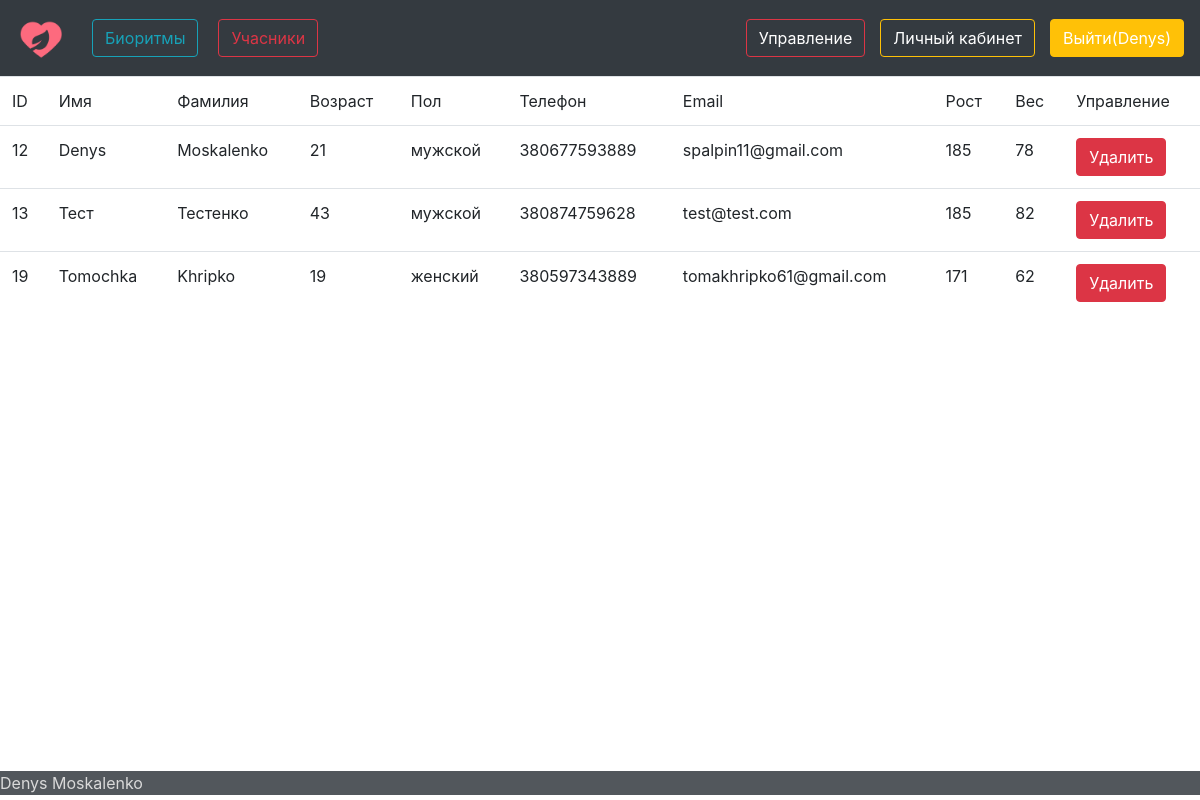
Before: /reduct/ (signed in) with the older database file.
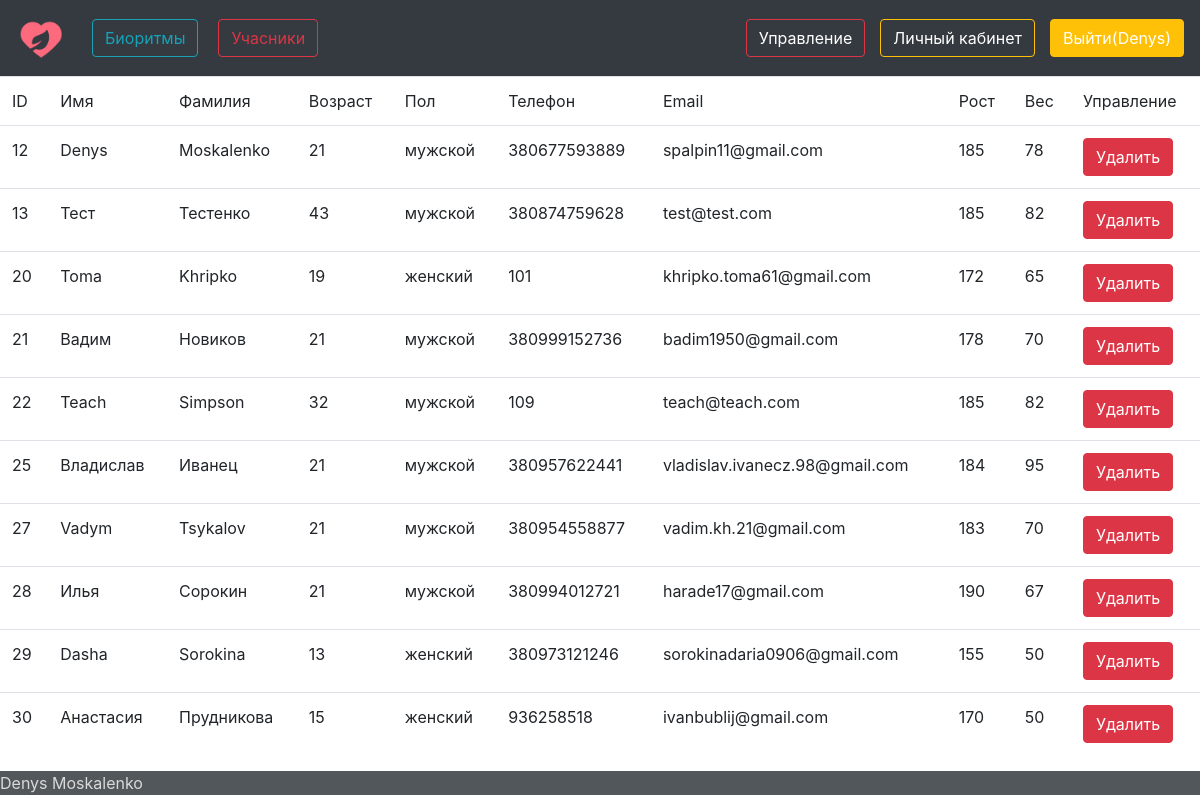
After: the same page with the newer database file.
### afront/models.py (models this page shows, shortened)
class Human(models.Model):
    name = models.CharField(max_length=50, verbose_name='Имя')
    surname = models.CharField(max_length=50, verbose_name='Фамилия')
    email = models.EmailField(max_length=50)
    phone = models.PositiveSmallIntegerField()
    age = models.PositiveSmallIntegerField()
    genders = (
        ('мужской', 'мужской'),
        ('женский', 'женский'),
    )
    gender = models.CharField(max_length=10, choices=genders)
    height = models.PositiveSmallIntegerField()
    weight = models.PositiveSmallIntegerField()

### afront/views.py (the view, shortened to what this page needs)
# urls.py: re_path('reduct/',views.Reduct.as_view()),
class Reduct(TemplateView):
    template_name = 'reduct.html'
    def get(self, request):
        if request.user.is_authenticated:
            all_users = Human.objects.all()
            ctx = {'all_users': all_users}
            return render(request, self.template_name, ctx)
        else:
            return render(request, self.template_name, {})

### afront/templates/reduct.html (shortened to what this page needs)
{% extends 'main.html' %}
{% block content %}
{% if user.is_authenticated and user.is_superuser%}
<table class="table table-hover">
 <thead class="thead-dark">
    <tr>
        <td>ID</td>
        <td>Имя</td>
        <td>Фамилия</td>
        <td>Возраст</td>
        <td>Пол</td>
        <td>Телефон</td>
        <td>Email</td>
        <td>Рост</td>
        <td>Вес</td>
        <td>Управление</td>
    </tr>
  </thead>
  <tbody>
    <tr>
        {% for human in all_users%}
        <td>{{human.id}}</td>
        <td>{{human.name}}</td>
        <td>{{human.surname}}</td>
        <td>{{human.age}}</td>
        <td>{{human.gender}}</td>
        <td>{{human.phone}}</td>
        <td>{{human.email}}</td>
        <td>{{human.height}}</td>
        <td>{{human.weight}}</td>
        <td ><form action="/reduct/" method="post"> {%csrf_token%} <button class="btn btn-danger" type="submit" name="delete" value="{{human.id}}">Удалить</button> </form>
        </td>
    </tr>
    {%endfor%}
  </tbody>
</table>
{%else%}
<h1> Вы не суперпользователь</h1>
{%endif%}
{% endblock %}

Changed rows visible on the page:
removed Human: id "19", name "Tomochka", surname "Khripko", age "19", gender "женский", phone "380597343889", email "tomakhripko61@gmail.com", height "171", weight "62"
added Human: id "20", name "Toma", surname "Khripko", age "19", gender "женский", phone "101", email "khripko.toma61@gmail.com", height "172", weight "65"
added Human: id "21", name "Вадим", surname "Новиков", age "21", gender "мужской", phone "380999152736", email "badim1950@gmail.com", height "178", weight "70"
added Human: id "22", name "Teach", surname "Simpson", age "32", gender "мужской", phone "109", email "teach@teach.com", height "185", weight "82"
added Human: id "25", name "Владислав", surname "Иванец", age "21", gender "мужской", phone "380957622441", email "vladislav.ivanecz.98@gmail.com", height "184", weight "95"
added Human: id "27", name "Vadym", surname "Tsykalov", age "21", gender "мужской", phone "380954558877", email "vadim.kh.21@gmail.com", height "183", weight "70"
added Human: id "28", name "Илья", surname "Сорокин", age "21", gender "мужской", phone "380994012721", email "harade17@gmail.com", height "190", weight "67"
added Human: id "29", name "Dasha", surname "Sorokina", age "13", gender "женский", phone "380973121246", email "sorokinadaria0906@gmail.com", height "155", weight "50"
added Human: id "30", name "Анастасия", surname "Прудникова", age "15", gender "женский", phone "936258518", email "ivanbublij@gmail.com", height "170", weight "50"
